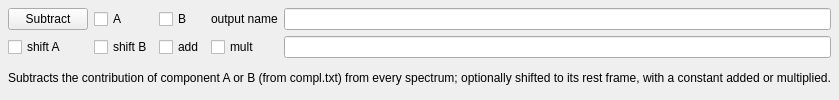
  <widget class="QDockWidget" name="dockSubtract">
   <property name="windowTitle">
    <string>Subtract component</string>
   </property>
   <attribute name="dockWidgetArea">
    <number>8</number>
   </attribute>
   <widget class="QWidget" name="dockSubtractContents">
    <layout class="QGridLayout" name="grdSubtract">
     <property name="leftMargin">
      <number>8</number>
     </property>
     <property name="topMargin">
      <number>8</number>
     </property>
     <property name="rightMargin">
      <number>8</number>
     </property>
     <property name="bottomMargin">
      <number>8</number>
     </property>
     <item row="0" column="0">
      <widget class="QPushButton" name="pushButton_12">
       <property name="text">
        <string>Subtract</string>
       </property>
      </widget>
     </item>
     <item row="0" column="1">
      <widget class="QCheckBox" name="checkBox_20">
       <property name="text">
        <string>A</string>
       </property>
      </widget>
     </item>
     <item row="0" column="2">
      <widget class="QCheckBox" name="checkBox_21">
       <property name="text">
        <string>B</string>
       </property>
      </widget>
     </item>
     <item row="0" column="3">
      <widget class="QLabel" name="lbl_87">
       <property name="text">
        <string>output name</string>
       </property>
      </widget>
     </item>
     <item row="0" column="4">
      <widget class="QLineEdit" name="lineEdit_27"/>
     </item>
     <item row="1" column="0">
      <widget class="QCheckBox" name="checkBox_24">
       <property name="text">
        <string>shift A</string>
       </property>
      </widget>
     </item>
     <item row="1" column="1">
      <widget class="QCheckBox" name="checkBox_25">
       <property name="text">
        <string>shift B</string>
       </property>
      </widget>
     </item>
     <item row="1" column="2">
      <widget class="QCheckBox" name="checkBox_26">
       <property name="text">
        <string>add</string>
       </property>
      </widget>
     </item>
     <item row="1" column="3">
      <widget class="QCheckBox" name="checkBox_28">
       <property name="text">
        <string>mult</string>
       </property>
      </widget>
     </item>
     <item row="1" column="4">
      <widget class="QLineEdit" name="lineEdit_28"/>
     </item>
     <item row="2" column="0" colspan="5">
      <widget class="QLabel" name="lbl_88">
       <property name="text">
        <string>Subtracts the contribution of component A or B (from compl.txt) from every spectrum; optionally shifted to its rest frame, with a constant added or multiplied.</string>
       </property>
      </widget>
     </item>
    </layout>
   </widget>
  </widget>
